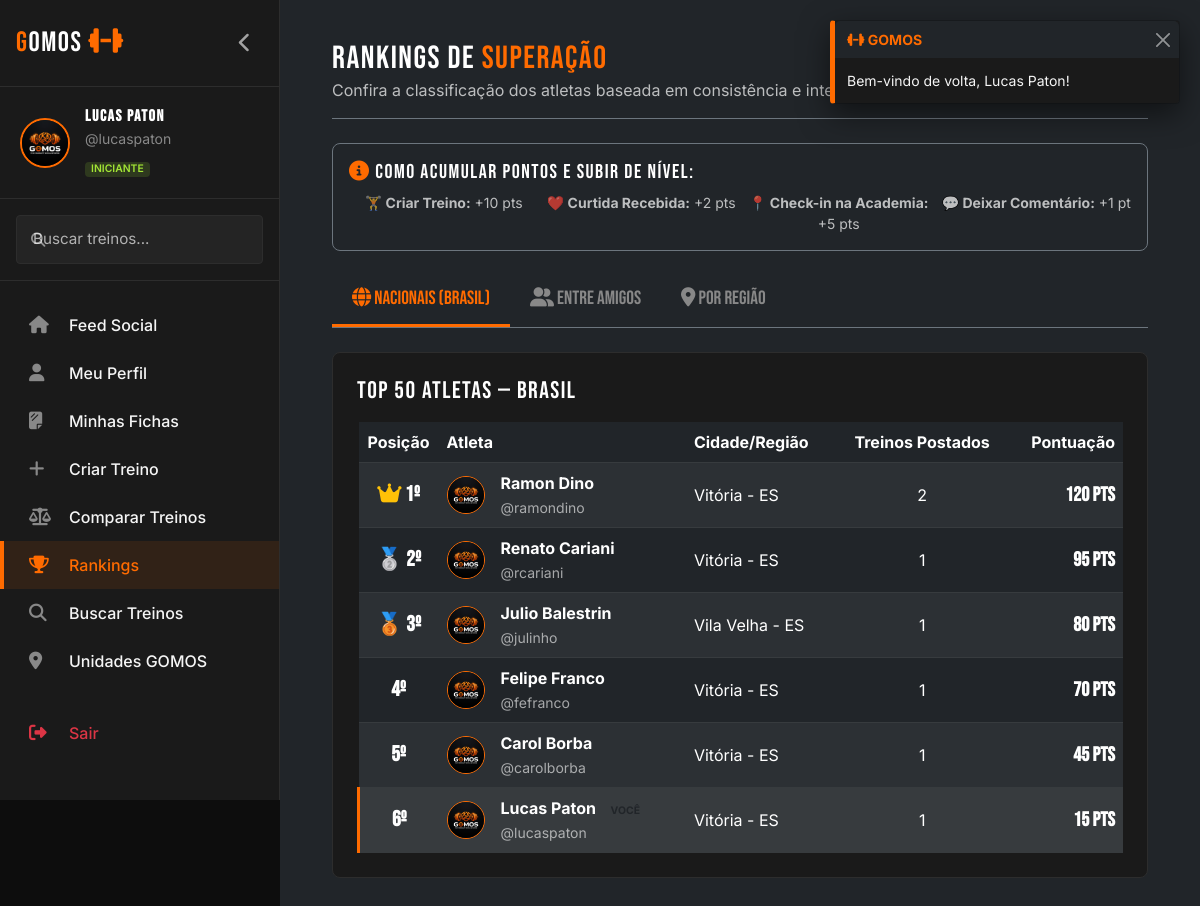
The page /gomos/ranking (signed in) on the database its author committed.
### tables this page shows
CREATE TABLE IF NOT EXISTS usuarios (
    id INT AUTO_INCREMENT PRIMARY KEY,
    nome VARCHAR(100) NOT NULL,
    username VARCHAR(50) NOT NULL UNIQUE,
    email VARCHAR(100) NOT NULL UNIQUE,
    senha VARCHAR(255) NOT NULL,
    foto_perfil VARCHAR(255) DEFAULT 'default_avatar.png',
    bio TEXT,
    nivel_fitness ENUM('iniciante', 'intermediario', 'avancado') DEFAULT 'iniciante',
    academia_id INT,
    cidade VARCHAR(100) NOT NULL,
    estado CHAR(2) NOT NULL,
    peso DECIMAL(5,2) DEFAULT 0.00,
    altura INT DEFAULT 0,
    total_treinos INT DEFAULT 0,
    total_curtidas INT DEFAULT 0,
    pontos_ranking INT DEFAULT 0,
    ativo TINYINT(1) DEFAULT 1,
    criado_em TIMESTAMP DEFAULT CURRENT_TIMESTAMP,
    ultimo_acesso TIMESTAMP DEFAULT CURRENT_TIMESTAMP ON UPDATE CURRENT_TIMESTAMP,
    FOREIGN KEY (academia_id) REFERENCES academias(id) ON DELETE SET NULL
);

### gomos/app/controllers/RankingController.php (called while the page is built, shortened)
<?php
class RankingController {
    public function index() {
        $rankingModel = new RankingModel();
        $rankingGeral = $rankingModel->obterRankingGeral(50);
        require_once __DIR__ . '/../views/ranking/index.php';
    }
}

### gomos/app/config/Database.php (called while the page is built, shortened)
<?php
class Database {
    private static $instance = null;
    private $db_name = 'gomos';
    private $username = 'root';
    private $password = '';
    private function __construct() {
        $ports = [3306, 3307];
        foreach ($ports as $port) {
            try {
                $this->conn = new PDO(
                    "mysql:host=127.0.0.1;port=" . $port . ";dbname=" . $this->db_name . ";charset=utf8mb4",
                    $this->username,
                    $this->password,
                    [
                        PDO::ATTR_ERRMODE => PDO::ERRMODE_EXCEPTION,
                        PDO::ATTR_DEFAULT_FETCH_MODE => PDO::FETCH_ASSOC,
                        PDO::ATTR_EMULATE_PREPARES => false,
                    ]
                );
                $connected = true;
                break;
            } catch (PDOException $e) {
                $lastException = $e;
            }
        }
    }
    public static function getConnection() {
        if (self::$instance === null) {
            self::$instance = new self();
        }
        return self::$instance->conn;
    }
}

### gomos/app/models/RankingModel.php (called while the page is built, shortened)
<?php
class RankingModel {
    private $db;
    public function __construct() {
        $this->db = Database::getConnection();
    }
    public function obterRankingGeral($limite = 50) {
        $sql = "SELECT id, nome, username, foto_perfil, cidade, estado, pontos_ranking, total_treinos
                FROM usuarios
                WHERE ativo = 1
                ORDER BY pontos_ranking DESC, total_treinos DESC
                LIMIT :limite";
        $stmt = $this->db->prepare($sql);
        $stmt->bindValue(':limite', $limite, PDO::PARAM_INT);
        $stmt->execute();
        return $stmt->fetchAll();
    }
}

### gomos/app/helpers/Session.php (called while the page is built, shortened)
<?php
class Session {
    public static function get($key) {
        return isset($_SESSION[$key]) ? $_SESSION[$key] : null;
    }
}

### gomos/app/views/ranking/index.php (the view, shortened to what this page needs)
<?php
require_once __DIR__ . '/../partials/header.php';
$logadoId = \App\Helpers\Session::get('usuario_id');
?>
<div class="dashboard-wrapper">
    <?php require_once __DIR__ . '/../partials/sidebar.php'; ?>
    <main class="main-content-gomos bg-dark">
        <div class="container-fluid">
            <div class="d-flex align-items-center justify-content-between mb-4 border-bottom border-secondary pb-3">
                <div>
                    <h2 class="text-white m-0">RANKINGS DE <span class="text-orange">SUPERAÇÃO</span></h2>
                    <p class="text-secondary m-0">Confira a classificação dos atletas baseada em consistência e interação.</p>
                </div>
            </div>
            <div class="card-gomos p-3 mb-4 bg-dark border-secondary">
                <h5 class="text-white mb-2"><i class="fa-solid fa-circle-info text-orange"></i> Como acumular pontos e subir de nível:</h5>
                <div class="row g-2 text-secondary small text-center">
                    <div class="col-6 col-md-3"><strong>🏋️ Criar Treino:</strong> +10 pts</div>
                    <div class="col-6 col-md-3"><strong>❤️ Curtida Recebida:</strong> +2 pts</div>
                    <div class="col-6 col-md-3"><strong>📍 Check-in na Academia:</strong> +5 pts</div>
                    <div class="col-6 col-md-3"><strong>💬 Deixar Comentário:</strong> +1 pt</div>
                </div>
            </div>
            <ul class="nav nav-tabs border-secondary mb-4" id="rankingTabs" role="tablist">
                <li class="nav-item" role="presentation">
                    <button class="admin-tab-btn active" id="geral-tab" data-bs-toggle="tab" data-bs-target="#geral-pane" type="button" role="tab" aria-controls="geral-pane" aria-selected="true"><i class="fa-solid fa-globe"></i> NACIONAIS (BRASIL)</button>
                </li>
                <li class="nav-item" role="presentation">
                    <button class="admin-tab-btn" id="amigos-tab" data-bs-toggle="tab" data-bs-target="#amigos-pane" type="button" role="tab" aria-controls="amigos-pane" aria-selected="false"><i class="fa-solid fa-user-group"></i> ENTRE AMIGOS</button>
                </li>
                <li class="nav-item" role="presentation">
                    <button class="admin-tab-btn" id="regiao-tab" data-bs-toggle="tab" data-bs-target="#regiao-pane" type="button" role="tab" aria-controls="regiao-pane" aria-selected="false"><i class="fa-solid fa-location-dot"></i> POR REGIÃO</button>
                </li>
            </ul>
            <div class="tab-content" id="rankingTabsContent">
                <div class="tab-pane fade show active" id="geral-pane" role="tabpanel" aria-labelledby="geral-tab">
                    <div class="card-gomos p-4">
                        <h4 class="text-white mb-3">TOP 50 ATLETAS — BRASIL</h4>
                        <div class="table-responsive">
                            <table class="table table-dark table-hover table-striped align-middle m-0">
                                <thead>
                                    <tr class="text-secondary">
                                        <th scope="col" class="text-center" style="width: 80px;">Posição</th>
                                        <th scope="col">Atleta</th>
                                        <th scope="col">Cidade/Região</th>
                                        <th scope="col" class="text-center">Treinos Postados</th>
                                        <th scope="col" class="text-end">Pontuação</th>
                                    </tr>
                                </thead>
                                <tbody>
                                    <?php
                                    $pos = 1;
                                    foreach ($rankingGeral as $atleta):
                                        $eh_logado = ($atleta['id'] == $logadoId);
                                    ?>
                                        <tr class="<?= $eh_logado ? 'table-active border-orange' : '' ?>" style="<?= $eh_logado ? 'border-left: 3px solid var(--accent-primary) !important;' : '' ?>">
                                            <td class="text-center fw-bold text-orange" style="font-family: 'Bebas Neue'; font-size: 1.35rem;">
                                                <?php if ($pos === 1): ?><i class="fa-solid fa-crown text-warning"></i> 1º
                                                <?php elseif ($pos === 2): ?>🥈 2º
                                                <?php elseif ($pos === 3): ?>🥉 3º
                                                <?php else: echo $pos . 'º'; endif; ?>
                                            </td>
                                            <td>
                                                <div class="d-flex align-items-center">
                                                    <img src="<?= $root ?>/assets/img/<?= $atleta['foto_perfil'] ?>" alt="Avatar" class="rounded-circle me-3" style="width: 38px; height: 38px; object-fit: cover; border: 1.5px solid var(--accent-primary);">
                                                    <div>
                                                        <span class="fw-bold d-block"><?= $atleta['nome'] ?> <?= $eh_logado ? '<span class="badge bg-orange text-dark ms-1" style="font-size: 0.65rem;">VOCÊ</span>' : '' ?></span>
                                                        <span class="text-muted small">@<?= $atleta['username'] ?></span>
                                                    </div>
                                                </div>
                                            </td>
                                            <td><?= $atleta['cidade'] ?> - <?= $atleta['estado'] ?></td>
                                            <td class="text-center"><?= $atleta['total_treinos'] ?></td>
                                            <td class="text-end fw-bold text-lime" style="font-family: 'Bebas Neue'; font-size: 1.25rem;"><?= $atleta['pontos_ranking'] ?> PTS</td>
                                        </tr>
                                    <?php
                                        $pos++;
                                    endforeach;
                                    ?>
                                </tbody>
                            </table>
                        </div>
                    </div>
                </div>
            </div>
        </div>
    </main>
</div>
<?php require_once __DIR__ . '/../partials/footer.php'; ?>

### gomos/public/assets/css/style.css (style rules this page uses)
:root { --bg-dark: #0D0D0D; --bg-card: #1A1A1A; --accent-primary: #FF6B00; --accent-secondary: #A3E635; --text-primary: #F5F5F5; --text-secondary: #888888; --border-color: #2D2D2D; --font-titles: 'Bebas Neue', sans-serif; --font-body: 'Inter', sans-serif; }
body { background-color: var(--bg-dark); color: var(--text-primary); font-family: var(--font-body); overflow-x: hidden; }
h1, h2, h3, h4, h5, h6, .brand-font { font-family: var(--font-titles); letter-spacing: 1.5px; font-weight: 400; }
.text-orange { color: var(--accent-primary); }
.text-lime { color: var(--accent-secondary); }
.card-gomos { background-color: var(--bg-card); border: 1px solid var(--border-color); border-radius: 8px; padding: 20px; margin-bottom: 20px; transition: all 0.3s ease; }
body .form-text, body small.text-muted, body .text-muted { color: rgba(255, 255, 255, 0.6) !important; }
body .text-secondary { color: rgba(255, 255, 255, 0.7) !important; }

### gomos/public/assets/css/dashboard.css (style rules this page uses)
.dashboard-wrapper { display: flex; min-height: 100vh; }
.main-content-gomos { flex-grow: 1; margin-left: 280px; padding: 40px; transition: all 0.3s ease; }
.admin-tab-btn { font-family: var(--font-titles); font-size: 1.2rem; background-color: transparent; border: none; color: var(--text-secondary); padding: 10px 20px; border-bottom: 3px solid transparent; }
.admin-tab-btn.active { color: var(--accent-primary); border-bottom-color: var(--accent-primary); }

### rows shown on the page
usuarios: shows "1º", foto_perfil (picture), nome "Ramon Dino", username "ramondino", cidade "Vitória", estado "ES", total_treinos "2", pontos_ranking "120"
usuarios: shows "🥈 2º", foto_perfil (picture), nome "Renato Cariani", username "rcariani", cidade "Vitória", estado "ES", total_treinos "1", pontos_ranking "95"
usuarios: shows "🥉 3º", foto_perfil (picture), nome "Julio Balestrin", username "julinho", cidade "Vila Velha", estado "ES", total_treinos "1", pontos_ranking "80"
usuarios: foto_perfil (picture), nome "Felipe Franco", username "fefranco", cidade "Vitória", estado "ES", total_treinos "1", pontos_ranking "70"
usuarios: foto_perfil (picture), nome "Carol Borba", username "carolborba", cidade "Vitória", estado "ES", total_treinos "1", pontos_ranking "45"
usuarios: foto_perfil (placeholder picture), nome "Lucas Paton", shows "VOCÊ", username "lucaspaton", cidade "Vitória", estado "ES", total_treinos "1", pontos_ranking "15"

### other values the page prints
$message "Bem-vindo de volta, Lucas Paton!"
$nome "Lucas Paton"
$username "lucaspaton"
$fitness "INICIANTE"
